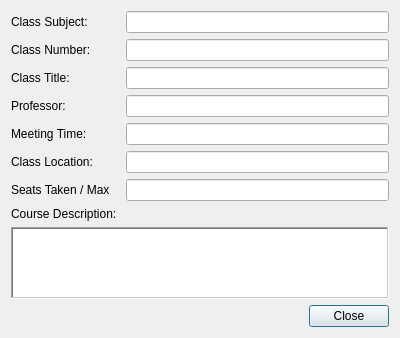
<?xml version="1.0" encoding="UTF-8"?>
<ui version="4.0">
 <class>DisplayDetailedClassInfo</class>
 <widget class="QDialog" name="DisplayDetailedClassInfo">
  <property name="geometry">
   <rect>
    <x>0</x>
    <y>0</y>
    <width>400</width>
    <height>319</height>
   </rect>
  </property>
  <property name="windowTitle">
   <string>Section Information</string>
  </property>
  <layout class="QFormLayout" name="formLayout">
   <item row="0" column="0">
    <widget class="QLabel" name="label">
     <property name="text">
      <string>Class Subject: </string>
     </property>
    </widget>
   </item>
   <item row="0" column="1">
    <widget class="QLineEdit" name="subjBox">
     <property name="alignment">
      <set>Qt::AlignLeading|Qt::AlignLeft|Qt::AlignVCenter</set>
     </property>
     <property name="readOnly">
      <bool>true</bool>
     </property>
    </widget>
   </item>
   <item row="1" column="0">
    <widget class="QLabel" name="label_2">
     <property name="text">
      <string>Class Number: </string>
     </property>
    </widget>
   </item>
   <item row="1" column="1">
    <widget class="QLineEdit" name="numBox">
     <property name="readOnly">
      <bool>true</bool>
     </property>
    </widget>
   </item>
   <item row="2" column="0">
    <widget class="QLabel" name="label_3">
     <property name="text">
      <string>Class Title: </string>
     </property>
    </widget>
   </item>
   <item row="2" column="1">
    <widget class="QLineEdit" name="titleBox">
     <property name="readOnly">
      <bool>true</bool>
     </property>
    </widget>
   </item>
   <item row="3" column="0">
    <widget class="QLabel" name="label_4">
     <property name="text">
      <string>Professor: </string>
     </property>
    </widget>
   </item>
   <item row="3" column="1">
    <widget class="QLineEdit" name="profBox">
     <property name="readOnly">
      <bool>true</bool>
     </property>
    </widget>
   </item>
   <item row="4" column="0">
    <widget class="QLabel" name="label_5">
     <property name="text">
      <string>Meeting Time: </string>
     </property>
    </widget>
   </item>
   <item row="4" column="1">
    <widget class="QLineEdit" name="timeBox">
     <property name="readOnly">
      <bool>true</bool>
     </property>
    </widget>
   </item>
   <item row="7" column="0">
    <widget class="QLabel" name="label_6">
     <property name="text">
      <string>Course Description: </string>
     </property>
    </widget>
   </item>
   <item row="8" column="0" colspan="2">
    <widget class="QTextEdit" name="descBox">
     <property name="frameShape">
      <enum>QFrame::WinPanel</enum>
     </property>
     <property name="frameShadow">
      <enum>QFrame::Sunken</enum>
     </property>
     <property name="readOnly">
      <bool>true</bool>
     </property>
    </widget>
   </item>
   <item row="9" column="1">
    <widget class="QDialogButtonBox" name="buttonBox">
     <property name="orientation">
      <enum>Qt::Horizontal</enum>
     </property>
     <property name="standardButtons">
      <set>QDialogButtonBox::Close</set>
     </property>
    </widget>
   </item>
   <item row="5" column="0">
    <widget class="QLabel" name="label_7">
     <property name="text">
      <string>Class Location: </string>
     </property>
    </widget>
   </item>
   <item row="5" column="1">
    <widget class="QLineEdit" name="locBox">
     <property name="readOnly">
      <bool>true</bool>
     </property>
    </widget>
   </item>
   <item row="6" column="0">
    <widget class="QLabel" name="label_8">
     <property name="text">
      <string>Seats Taken / Max</string>
     </property>
    </widget>
   </item>
   <item row="6" column="1">
    <widget class="QLineEdit" name="seatsBox">
     <property name="enabled">
      <bool>true</bool>
     </property>
     <property name="readOnly">
      <bool>true</bool>
     </property>
    </widget>
   </item>
  </layout>
 </widget>
 <resources/>
 <connections>
  <connection>
   <sender>buttonBox</sender>
   <signal>accepted()</signal>
   <receiver>DisplayDetailedClassInfo</receiver>
   <slot>accept()</slot>
   <hints>
    <hint type="sourcelabel">
     <x>248</x>
     <y>254</y>
    </hint>
    <hint type="destinationlabel">
     <x>157</x>
     <y>274</y>
    </hint>
   </hints>
  </connection>
  <connection>
   <sender>buttonBox</sender>
   <signal>rejected()</signal>
   <receiver>DisplayDetailedClassInfo</receiver>
   <slot>reject()</slot>
   <hints>
    <hint type="sourcelabel">
     <x>316</x>
     <y>260</y>
    </hint>
    <hint type="destinationlabel">
     <x>286</x>
     <y>274</y>
    </hint>
   </hints>
  </connection>
 </connections>
</ui>
